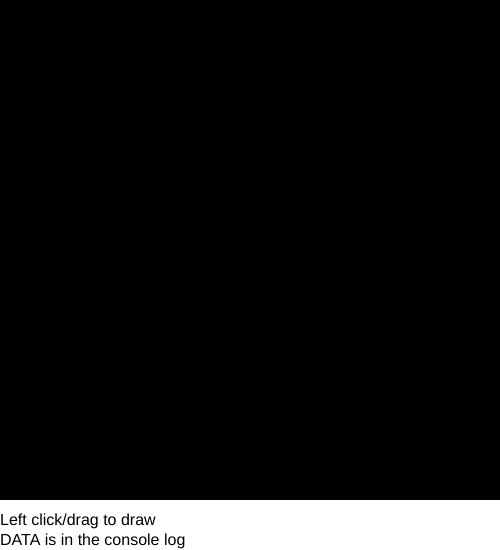
Frame 1 (no input)
Frame 60 (no input): identical to frame 1, image omitted
Frame 120 (the mouse pressed at the canvas centre since frame 60): identical to frame 1, image omitted

The p5.js sketch that drew this single still picture (run headless with seeded random() and noise() and a simulated clock; from frame 60 on, the mouse is pressed at the canvas centre):

// p5.js sketch
// ── sketch.js
var boardSize = 10;
var blockSize = 50;
var arrayPos = [];
var currentlySelectedPoint=false;
var erasing;
function mouseClicked() {	
	logToData ();
	if (currentlySelectedPoint==false) {
		drawNew();
	}
	else {
		currentlySelectedPoint=false;
	}	
}
function drawNew () {
	var mouseGridPos = createVector(int(mouseX/blockSize), int(mouseY/blockSize) );
	var col = collisionDetection(mouseGridPos);
	if (arrayPos[col] == 1) {
		arrayPos[col] = 0;
		erasing = 1;
	}
	else {
		erasing = 0;
		arrayPos[col] = 1;
	}
}
function mouseRelease() {
	currentlySelectedPoint=false;
}

function collisionDetection(newPos) {
	if (newPos.x >= 0 && newPos.x < boardSize && newPos.y >= 0 && newPos.y < boardSize) {
		var ind = (newPos.y*10 + newPos.x);
		return ind;
	}
}	
function setup() {
	createCanvas(boardSize*blockSize,boardSize*blockSize+blockSize);
	for(var i = 0; i < boardSize*boardSize; i++) {
    	arrayPos.push(0);
	}
}
function mouseDragged() {
	var mouseInd = int(mouseX/blockSize)*10+int(mouseY/blockSize);
			

	if (currentlySelectedPoint == false) {
			drawNew();
	}
	else if (currentlySelectedPoint !=  mouseInd) {
		var mouseGridPos = createVector(int(mouseX/blockSize), int(mouseY/blockSize) );
		var col = collisionDetection(mouseGridPos);
		if (arrayPos[col] == erasing) {
			if (arrayPos[col] == 1) {
				arrayPos[col] = 0;
			}
			else {
				arrayPos[col] = 1;
			}
		}
		
	}
	currentlySelectedPoint = mouseInd;

}
function draw () {
	noStroke();
	background(0);
	textSize(16);
	fill('#ffffff');

	rect(0,boardSize*blockSize,blockSize*boardSize,blockSize);
		fill(0);
	text("Left click/drag to draw\nDATA is in the console log",0,boardSize*blockSize+blockSize/2);
		
				fill('#ffffff');

	for (var i = 0; i < arrayPos.length; i++) {
		if (arrayPos[i] == 1) {
			rect(Math.floor(i%10)*blockSize,Math.floor((i/10)%10)*blockSize,blockSize,blockSize);
		}
	}
}

function logToData () {
	var dataString = "";
	for (var x = 0; x < boardSize; x++) {
		dataString += "\nDATA";
		for (var y = 0; y < boardSize; y++) {
			dataString += " " + arrayPos[x*10+y];
		}
	}
	console.log(dataString);
}
